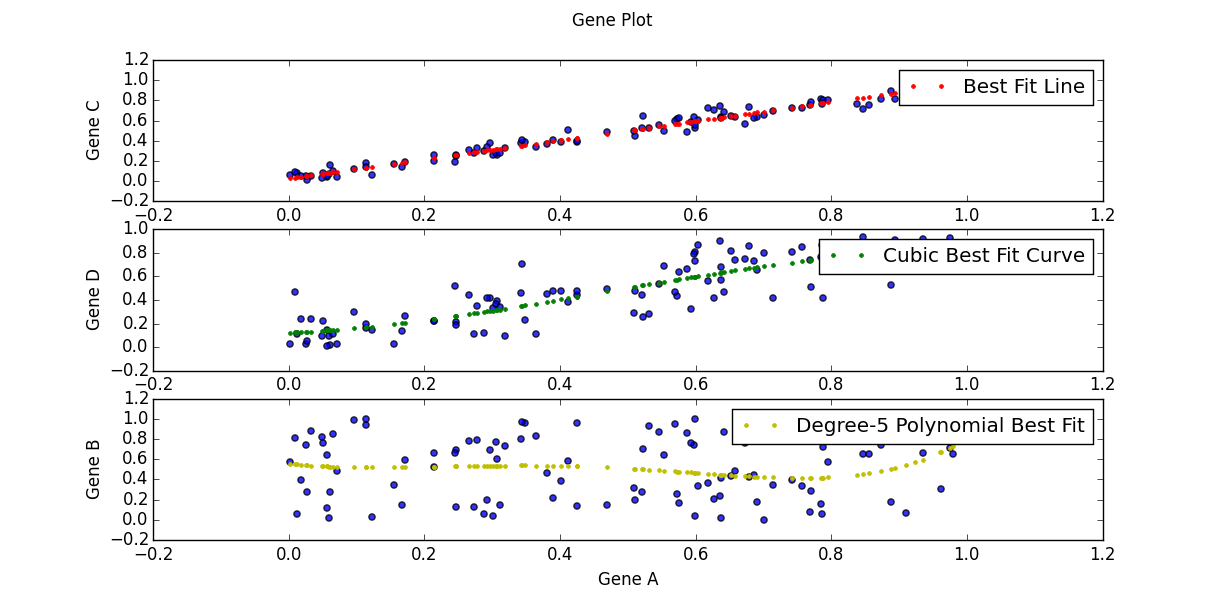

The Python source for this figure:
from pandas.tools.plotting import scatter_matrix
import pandas as pd
import sys
import csv
import matplotlib.pyplot as plt
import statsmodels.api as sm
import numpy as np


filename = sys.argv[1]
a=[]
b=[]
c=[]
d=[]
with open(filename, 'r') as f:
	csvReader = csv.reader(f)
	next(csvReader)
	for row in csvReader:
		a.append(float(row[0]))
		b.append(float(row[1]))
		c.append(float(row[2]))
		d.append(float(row[3]))
diction = { 'a' : a, 'b' :b,'c' :c, 'd':d}
df = pd.DataFrame(diction)
a = np.array(a)
b = np.array(b)
c = np.array(c)
d = np.array(d)

df1 = df.reindex(columns = ['a','c','d','b'])
fig, axes = plt.subplots(3,1)
target1 = axes[0]
target2 = axes[1]
target3 = axes[2]


z1 = np.polyfit(a, c, 1)
p1 = np.poly1d(z1)
target1.plot(a,p1(a),".",color="r", label = "Best Fit Line")
target1.legend()
target1.scatter(a, c, alpha = 0.8)
target1.set_ylabel('Gene C')


z2 = np.polyfit(a, d, 3)
p2 = np.poly1d(z2)
target2.plot(a,p2(a),".",color="g", label = "Cubic Best Fit Curve")
target2.legend()
target2.scatter(a, d, alpha = 0.8)
target2.set_ylabel('Gene D')


z3 = np.polyfit(a, b, 5)
p3 = np.poly1d(z3)
target3.plot(a,p3(a),".",color="y", label = "Degree-5 Polynomial Best Fit")
target3.legend()
target3.scatter(a, b, alpha = 0.8)
target3.set_ylabel('Gene B')
target3.set_xlabel('Gene A')

fig.suptitle('Gene Plot')
#scatter_matrix(df, diagonal ='kde')
plt.show()
